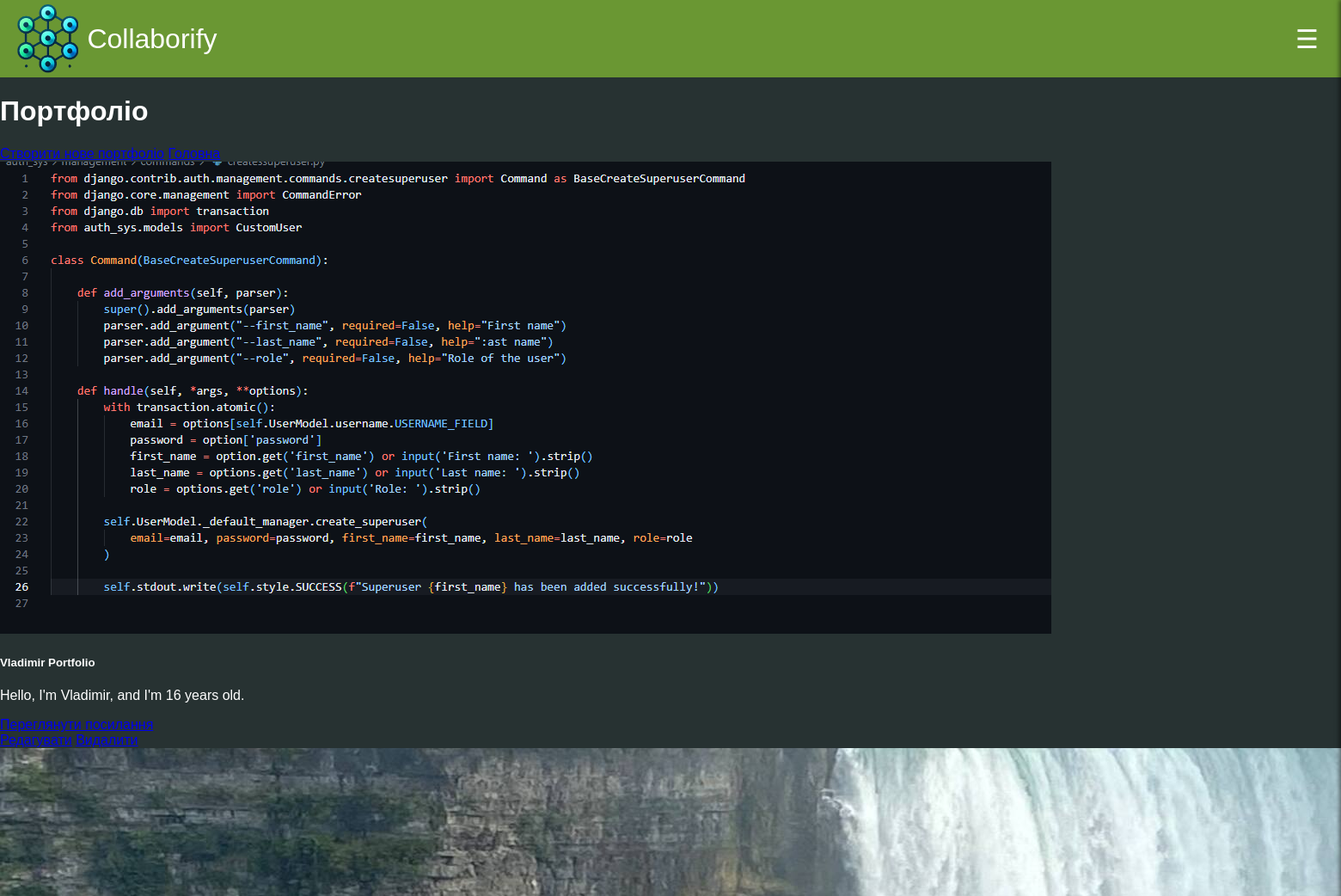
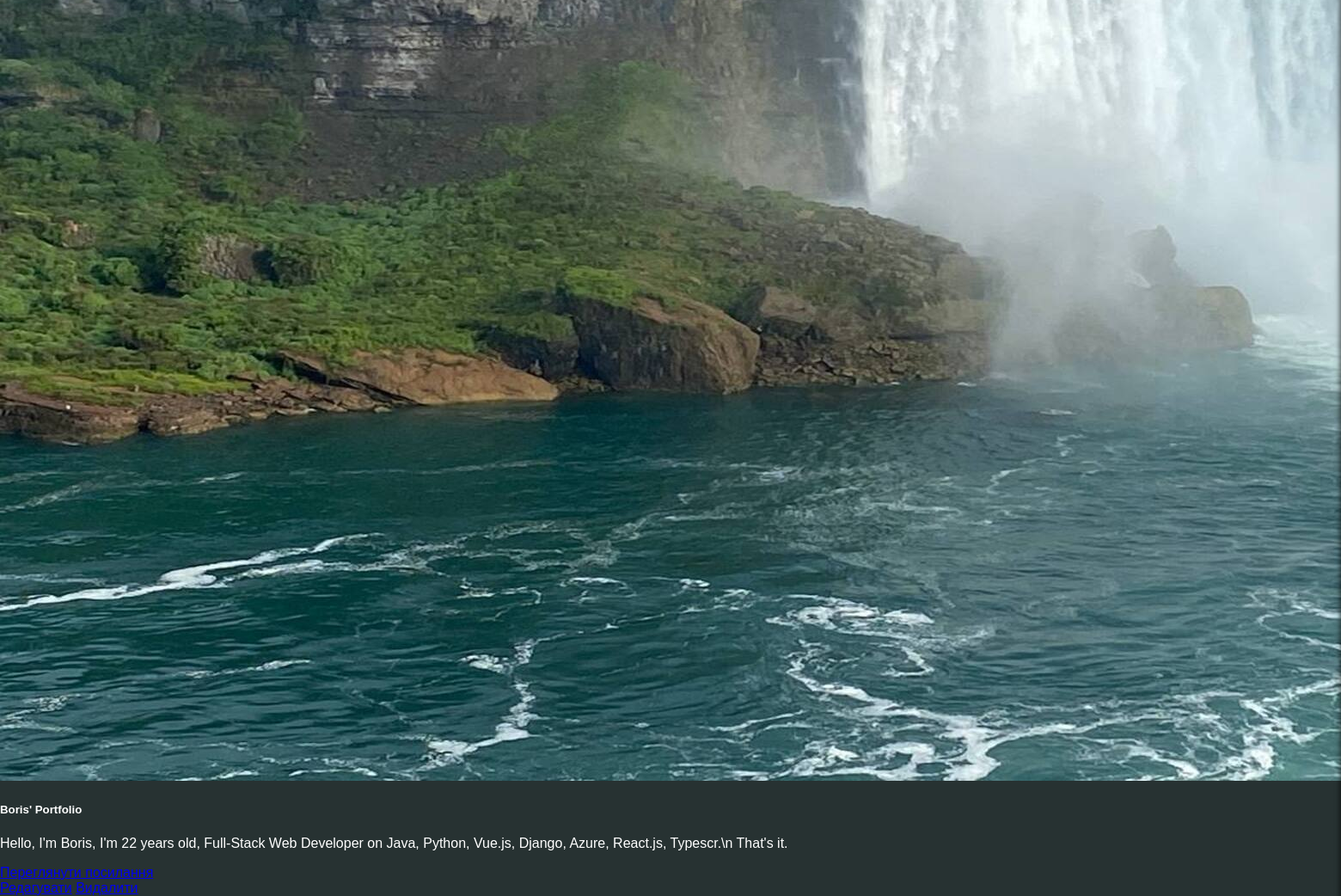
The page /portfolio/portfolio/ (signed in) on the database its author committed (2 pictures, top to bottom).
### portfolio/models.py (models this page shows, shortened)
class Portfolio(models.Model):
    user = models.ForeignKey(settings.AUTH_USER_MODEL, on_delete=models.CASCADE, related_name='portfolios')
    title = models.CharField(max_length=255)
    description = models.TextField(blank=True, null=True)
    screenshot = models.ImageField(upload_to='screenshots/', blank=True, null=True)
    link = models.URLField(blank=True, null=True)
    created_at = models.DateTimeField(auto_now_add=True)

### portfolio/views.py (the view)
# urls.py: path('portfolio/', views.my_portfolios, name='my_portfolios'),
def my_portfolios(request):
    if not request.user.is_authenticated:
        return redirect('login')
    portfolios = Portfolio.objects.filter(user=request.user)
    return render(request, 'portfolio/my_portfolios.html', {'portfolios': portfolios})

### templates/portfolio/my_portfolios.html (shortened to what this page needs)
{% extends 'base.html' %}
    {% block content %}
    <div class="container mt-5">
        <h1>Портфоліо</h1>
        <a href="{% url 'portfolio:create_portfolio' %}" class="btn btn-success mb-3">Створити нове портфоліо</a>
        <a href="{% url 'portfolio:all_portfolios' %}" class="btn btn-warning mb-3">Головна</a>
        {% if portfolios %}
            <div class="row">
                {% for portfolio in portfolios %}
                    <div class="col-md-4 mb-4">
                        <div class="card h-100">
                            {% if portfolio.screenshot %}
                                <img src="{{ portfolio.screenshot.url }}" class="card-img-top" alt="{{ portfolio.title }}">
                            {% endif %}
                            <div class="card-body">
                                <h5 class="card-title">{{ portfolio.title }}</h5>
                                <p class="card-text">{{ portfolio.description|truncatewords:20 }}</p>
                                {% if portfolio.link %}
                                    <a href="{{ portfolio.link }}" class="btn btn-sm btn-info" target="_blank">Переглянути посилання</a>
                                {% endif %}
                            </div>
                            <div class="card-footer d-flex justify-content-between">
                                <a href="{% url 'portfolio:edit_portfolio' portfolio.pk %}" class="btn btn-sm btn-primary">Редагувати</a>
                                <a href="{% url 'portfolio:delete_portfolio' portfolio.pk %}" class="btn btn-sm btn-danger">Видалити</a>
                            </div>
                        </div>
                    </div>
                {% endfor %}
            </div>
        {% else %}
            <p>У вас ще немає портфоліо.</p>
        {% endif %}
    </div>
    {% endblock %}

### static/css/main.css (style rules this page uses)
body { margin: 0; font-family: Arial, Helvetica, sans-serif; background-color: #273232; color: #FFFFFF; }

### rows shown on the page
Portfolio: screenshot (picture), title "Vladimir Portfolio", description "Hello, I'm Vladimir, and I'm 16 years old."
Portfolio: screenshot (picture), title "Boris' Portfolio", description "Hello, I'm Boris, I'm 22 years old, Full-Stack Web Developer on Java, Python, Vue.js, Django, Azure, React.js, Typescr.\\n That's it."
